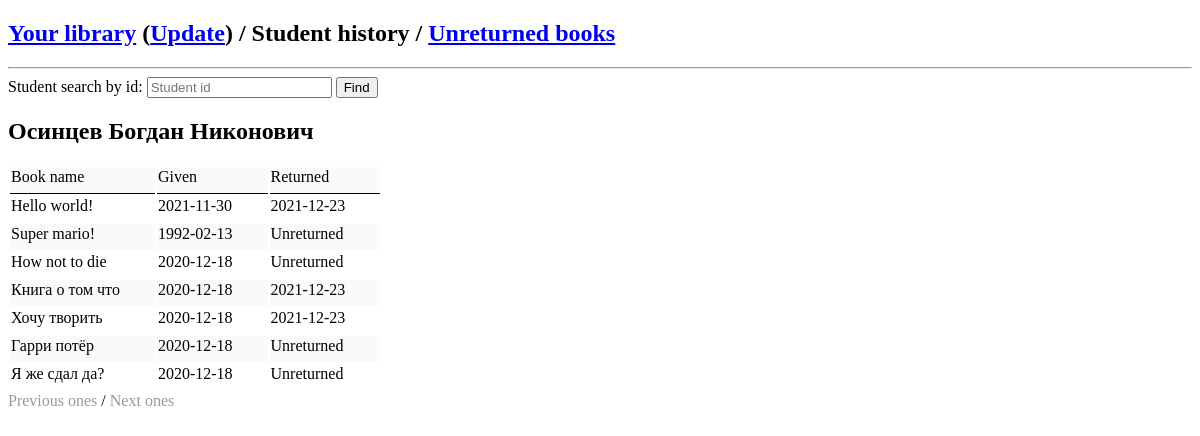
The app's page /student-history.php?id=1 with its own data.
### tables this page shows
CREATE TABLE `students` (
  `id` int NOT NULL,
  `name` varchar(30) NOT NULL,
  `surname` varchar(30) NOT NULL,
  `patronymic` varchar(30) DEFAULT NULL
);

CREATE TABLE `givenBooks` (
  `actionID` int NOT NULL,
  `bookID` int NOT NULL,
  `studentID` int NOT NULL,
  `date` date NOT NULL DEFAULT '2020-12-18'
);

CREATE TABLE `books` (
  `id` int NOT NULL,
  `name` varchar(40) DEFAULT NULL,
  `available` smallint UNSIGNED DEFAULT '0'
);

CREATE TABLE `returnedBooks` (
  `actionID` int NOT NULL,
  `date` date NOT NULL DEFAULT '2021-12-23'
);

### student-history.php (the view, shortened to what this page needs)
<!DOCTYPE html>
<html lang="en" dir="ltr">
  <head>
  </head>
  <body>
    <h2><a href="/">Your library</a> (<a href="/update.php">Update</a>) / Student history / <a href="/given-books.php">Unreturned books</a></h2>
    <hr>
    Student search by id:
    <input id="input-student-id" class="input" placeholder="Student id">
    <button id="find-student" class="submit" formmethod="post">Find</button>
    <h2><?php if ($_GET['id']):
    $db = 0;
    $user = "user";
    $password = "DiffPass!1";
    $database = "librarytestex";
    $max = 10;
    $from = is_numeric($_GET['from']) ? (int) $_GET['from'] : 1;
    try {
      $db = new PDO("mysql:host=localhost;dbname=$database", $user, $password);
      $r = $db->query("SELECT * FROM students WHERE id={$_GET['id']}");
      $student = $r->fetch();
      echo "{$student['name']} {$student['surname']} {$student['patronymic']}";
    } catch (PDOException $e) {
        print "Error!: " . $e->getMessage() . "<br/>";
        die();
    }
    endif;?></h2>
    <table class="books-list">
      <tr class="table-tr-title">
        <td>Book name</td>
        <td>Given</td>
        <td>Returned</td>
      </tr>
      <?php
      if ($_GET['id']) {
        $booksQuery = "SELECT * FROM books
          JOIN givenBooks ON books.id=givenBooks.bookID
          WHERE givenBooks.studentID={$_GET['id']}
          ORDER BY id
          LIMIT $max OFFSET " . ($from - 1);
        foreach ($db-> query($booksQuery) as $e) {
          echo "<tr>";
          echo "<td>{$e['name']}</td>";
          echo "<td>{$e['date']}</td>";
          $unreturnedQuery = "SELECT * FROM returnedBooks
            WHERE returnedBooks.actionID={$e['actionID']}";
          $uqResults = $db->query($unreturnedQuery);
          $uqCount = $uqResults->rowCount();
          $uqRow = $uqResults->fetch();
          if ($uqCount) echo "<td>{$uqRow['date']}</td>";
          else echo "<td>Unreturned</td>";
          echo "</tr>";
        }
      }
      ?>
    </table>
    <?php if (is_numeric($_GET['id'])):
    $nextFrom = $from + $max;
    $prevFromLink = "/student-history.php";
    if (is_numeric($_GET['id']))
      $prevFromLink = $prevFromLink . "?id=" . $_GET['id'];
    if (is_numeric($_GET['id']) && $_GET['from'] - $max > 1)
      $prevFromLink = $prevFromLink . "&from=" . ($_GET['from'] - $max);
    else $prevFromLink = $prevFromLink . "&from=1";
    if ($from > 1) echo "<a href='$prevFromLink'>Previous ones</a> / ";
    else echo "<a href='/?from=$prevFromLink' class='disabled'>Previous ones</a> / ";
    try {
        $nextBooksQuery = "SELECT COUNT(*) FROM
          (SELECT * FROM books
          JOIN givenBooks ON books.id=givenBooks.bookID
          WHERE givenBooks.studentID={$_GET['id']}
          ORDER BY id
          LIMIT $max OFFSET " . ($nextFrom - 1) . ") books";
        $result = $db-> query($nextBooksQuery)-> fetch();
        $nextFromLink = "/student-history.php?id={$_GET['id']}&from=" . ($from + $max);
        if ((int) $result['COUNT(*)'] != 0)
          echo "<a href='$nextFromLink'>Next ones</a>";
        else
          echo "<a href='$nextFromLink' class='disabled'>Next ones</a>";
    } catch (PDOException $e) {
        print "Error!: " . $e->getMessage() . "<br/>";
        die();
    }
    endif; ?>
  </body>
</html>

### student-history.php (style rules this page uses)
.books-list td { padding-right: 35px; padding-bottom: 7px; }
.table-tr-title > td { border-bottom: 1px solid #000; }
.books-list tr:nth-of-type(odd) { background-color: rgba(100, 100, 100, .03); }
a.disabled { pointer-events: none; cursor: default; color: #999; text-decoration: none; }

### records on screen
students: name "Осинцев", surname "Богдан", patronymic "Никонович"
givenbooks: bookID.name "Hello world!", date "2021-11-30", returnedbooks.date "2021-12-23"
givenbooks: bookID.name "Super mario!", date "1992-02-13", shows "Unreturned"
givenbooks: bookID.name "How not to die", date "2020-12-18", shows "Unreturned"
givenbooks: bookID.name "Книга о том что", date "2020-12-18", returnedbooks.date "2021-12-23"
givenbooks: bookID.name "Хочу творить", date "2020-12-18", returnedbooks.date "2021-12-23"
givenbooks: bookID.name "Гарри потёр", date "2020-12-18", shows "Unreturned"
givenbooks: bookID.name "Я же сдал да?", date "2020-12-18", shows "Unreturned"
